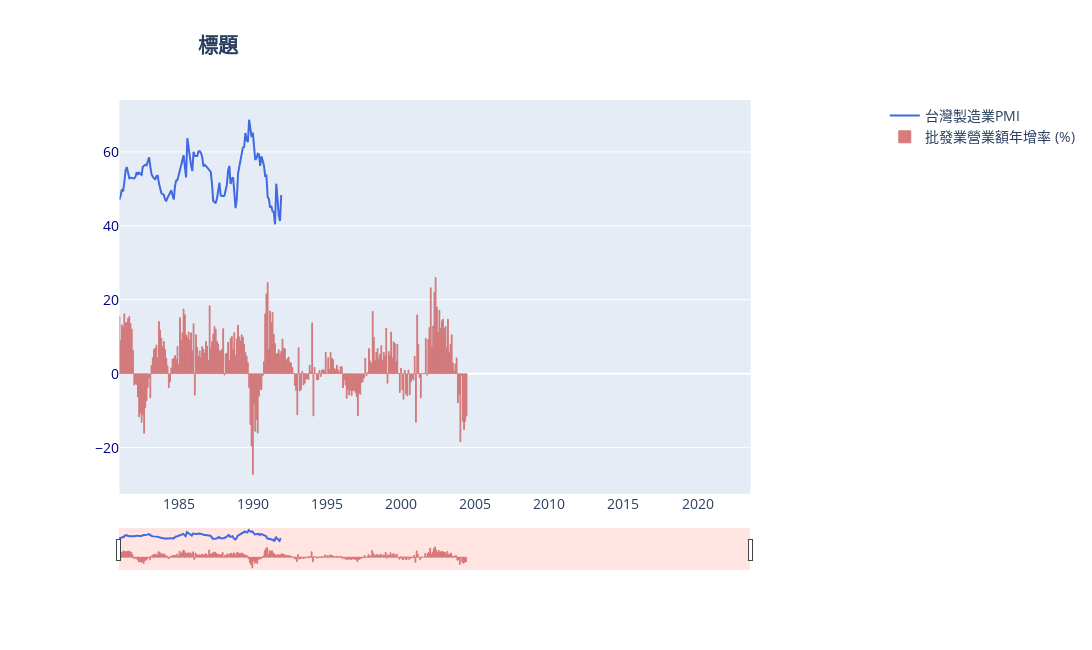

Here is the notebook cell this chart was saved with:
### Code cell
fig2(x1,y1,name1,'s',x3,y3,name3,'b','y', '標題',height=650,width=1200
    )[0]

### Figure 1 — Plotly figure (JSON) as saved in the notebook; plotly's stock layout.template omitted (floating-point values rounded to 4 significant figures; data arrays with more than 128 entries replaced by an {"elided": "..."} marker saying what was removed)
{"data": [{"line": {"color": "royalblue", "width": 2}, "mode": "lines", "name": "台灣製造業PMI", "type": "scatter", "x": {"elided": "511 str values"}, "y": {"elided": "132 float values"}, "yaxis": "y"}, {"marker": {"color": "#cd5c5c", "line": {"color": "#cd5c5c", "width": 1}}, "name": "批發業營業額年增率 (%)", "opacity": 0.8, "text": {"elided": "282 float values"}, "textfont": {"color": "#b22222", "size": 13}, "textposition": "outside", "type": "bar", "x": {"elided": "511 str values"}, "y": {"elided": "282 float values"}, "yaxis": "y"}], "layout": {"autosize": true, "bargap": 0.15, "bargroupgap": 0.2, "font": {"size": 14}, "height": 650, "title": {"text": "<b>標題<b>", "x": 0.2, "xanchor": "center", "y": 0.94, "yanchor": "top"}, "width": 1200, "xaxis": {"domain": [0.05, 0.85], "range": ["1981-01-01T00:00:00", "2023-08-01T00:00:00"], "rangeselector": {"buttons": [{"count": 6, "label": "6m", "step": "month", "stepmode": "backward"}, {"count": 12, "label": "1y", "step": "month", "stepmode": "backward"}, {"count": 18, "label": "1.5y", "step": "month", "stepmode": "backward"}, {"count": 24, "label": "2y", "step": "month", "stepmode": "backward"}, {"step": "all"}]}, "rangeslider": {"autorange": false, "bgcolor": "rgb(255,228,225)", "range": ["1981-01-01T00:00:00", "2023-08-01T00:00:00"], "thickness": 0.09, "visible": true}, "title": {"text": ""}, "type": "date"}, "yaxis": {"position": 0.05, "showtickprefix": "first", "side": "left", "tickfont": {"color": "#00008b"}, "title": {"font": {"color": "#00008b"}, "standoff": 10, "text": ""}}, "yaxis2": {"anchor": "x", "overlaying": "y", "side": "right", "tickfont": {"color": "#dc143c"}, "title": {"font": {"color": "#dc143c"}, "text": "批發業營業額年增率 (%)"}}}}
